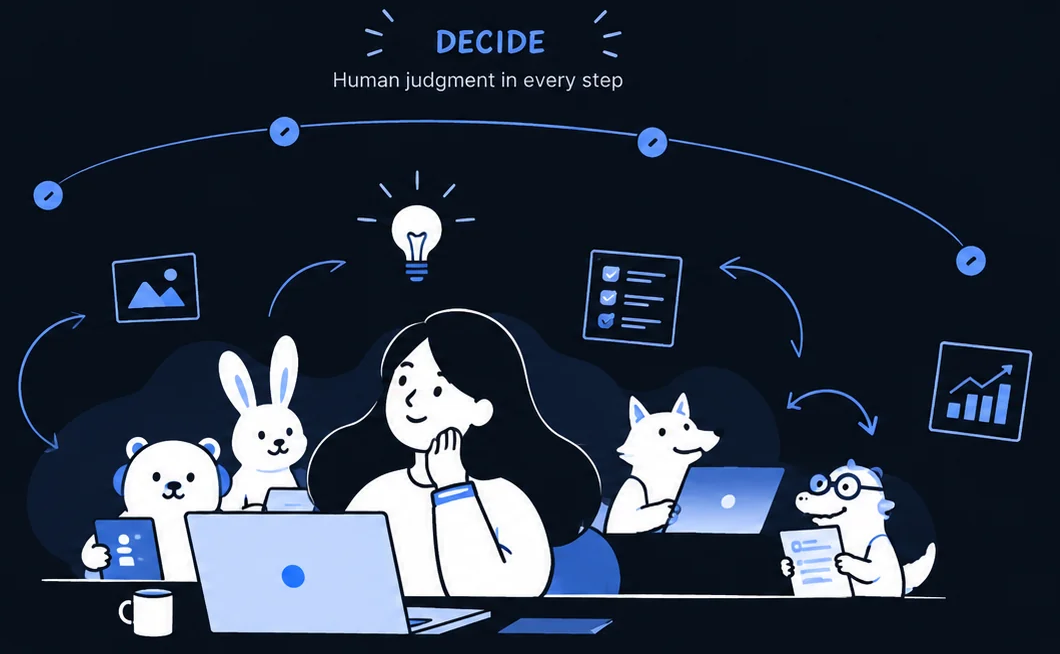
#> input picture prototypes/hiw-pop-b/still.webp, 1060 x 654 px, given in place of STILL.png, which was not available
$ python COLOR_SOURCE_DETAIL.py
#> lines starting #> are read from the running program, lines starting #| are printed output that depends on the picture; after the words box and inside, x2 and y2 are one past the last pixel; in counts of white or black regions, pixels touching at a corner belong together
import numpy as np,json
from PIL import Image
from pathlib import Path
D=Path(__file__).resolve().parent
ref=np.asarray(Image.open(D.parent/'HIW_NO_ZOOM_20261103/REVISION_2/RENDER_FINAL/STILL.png').convert('RGB')).astype(float)
mask=(ref.max(2)-ref.min(2)>50)
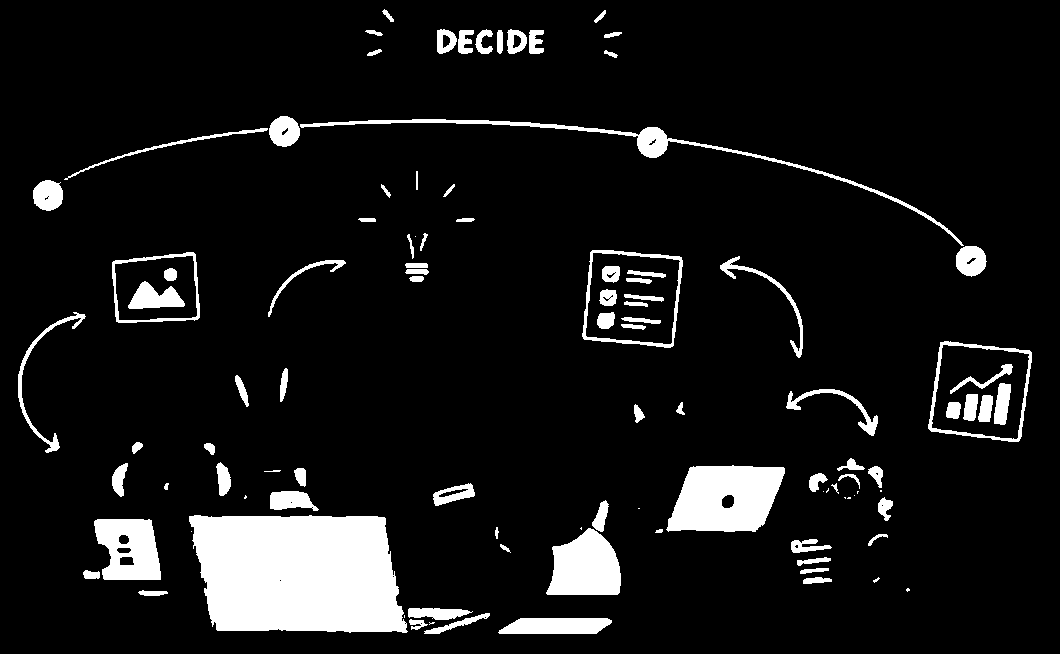
#> mask: shape (654, 1060) bool; 8.9% white; 104 white regions (16 under 20 px), largest, box (x1, y1, x2, y2) and area: (189, 515, 408, 633) 22199, (666, 465, 785, 532) 6090, (546, 528, 621, 595) 3730
for dy,dx in [(-1,0),(1,0),(0,-1),(0,1)]:mask &= (np.abs(ref-np.roll(ref,(dy,dx),(0,1))).max(2)<3)
#> this loop made 4 passes
#> pass 1, `for dy,dx in [(-1,0),(1,0),(0,-1),(0,1)]:mask &= (np.abs(ref-np.roll(r..`:
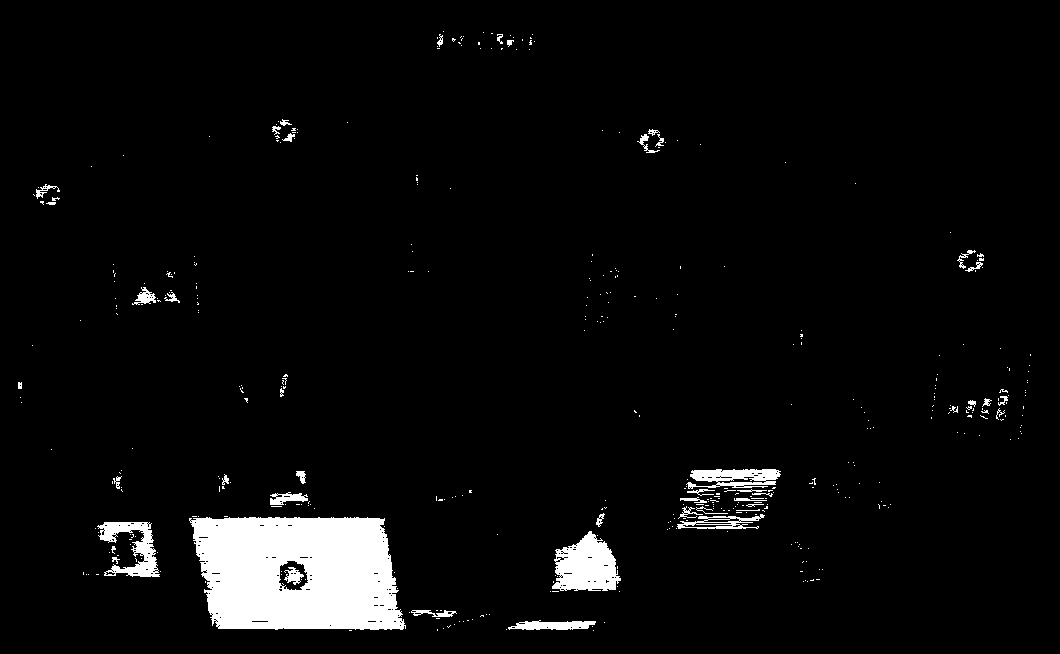
#> mask: shape (654, 1060) bool; 4.4% white; 432 white regions (386 under 20 px), largest, box (x1, y1, x2, y2) and area: (189, 517, 406, 630) 20406, (552, 531, 621, 591) 2752, (97, 522, 160, 577) 1522
#> pass 2, `for dy,dx in [(-1,0),(1,0),(0,-1),(0,1)]:mask &= (np.abs(ref-np.roll(r..`:
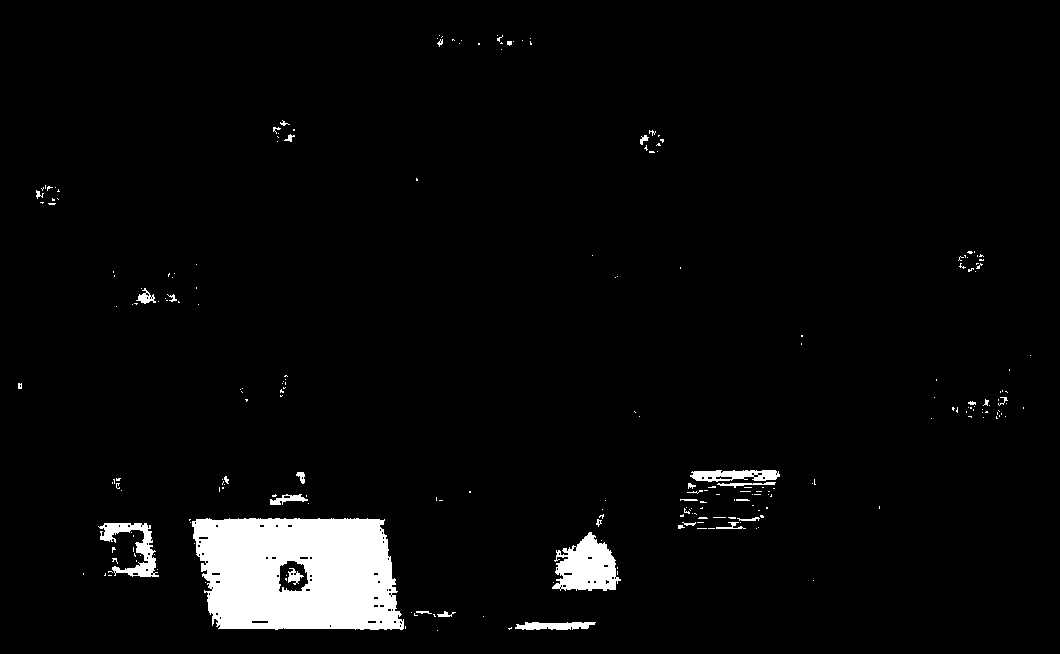
#> mask: shape (654, 1060) bool; 3.9% white; 239 white regions (205 under 20 px), largest, box (x1, y1, x2, y2) and area: (192, 518, 404, 630) 19908, (552, 532, 621, 591) 2550, (98, 523, 159, 577) 1227
#> pass 3, `for dy,dx in [(-1,0),(1,0),(0,-1),(0,1)]:mask &= (np.abs(ref-np.roll(r..`:
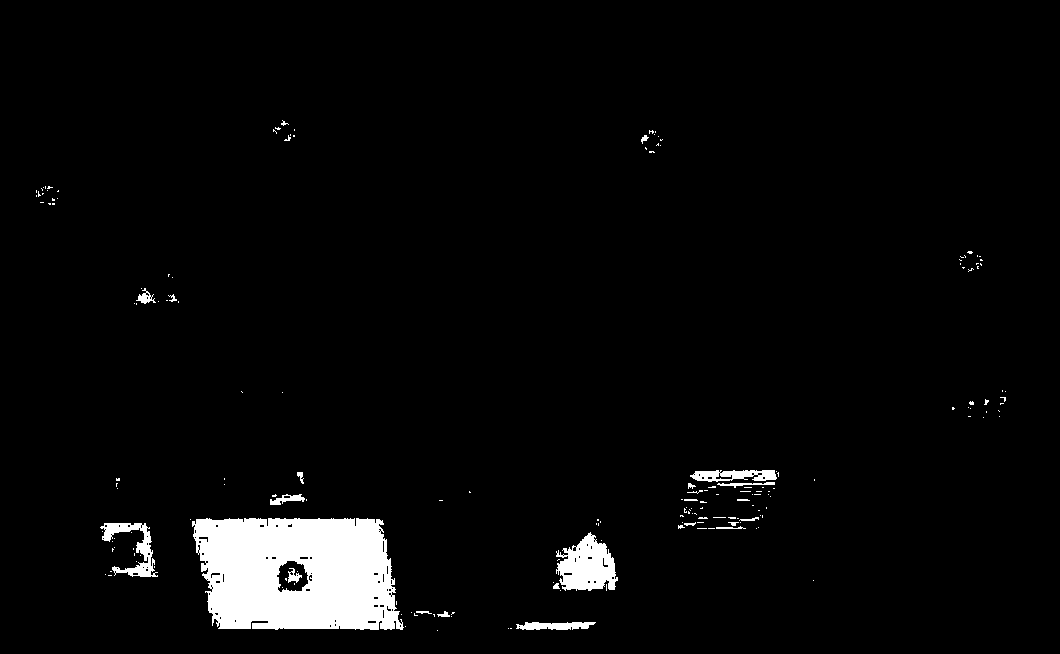
#> mask: shape (654, 1060) bool; 3.7% white; 184 white regions (161 under 20 px), largest, box (x1, y1, x2, y2) and area: (192, 518, 404, 630) 19595, (556, 532, 618, 591) 2345, (100, 523, 158, 577) 1086
#> after the loop:
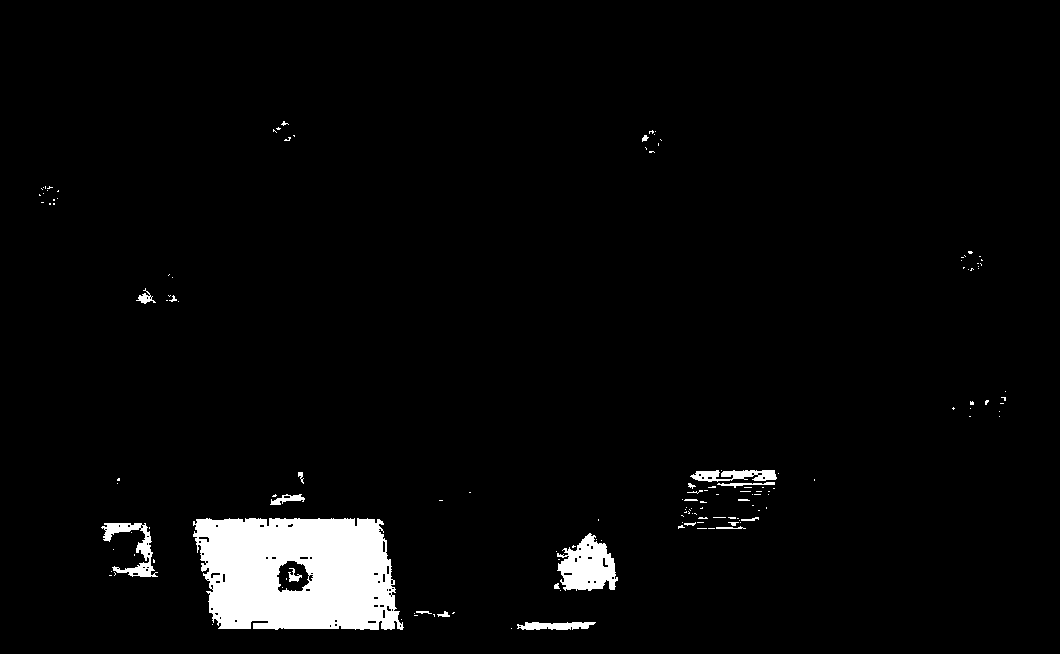
#> mask: shape (654, 1060) bool; 3.6% white; 146 white regions (123 under 20 px), largest, box (x1, y1, x2, y2) and area: (193, 518, 404, 630) 19347, (557, 533, 618, 591) 2242, (101, 523, 158, 577) 1002
result={'chromatic_flat_pixel_count':int(mask.sum()),'chromatic_flat_definition':'RGB span >50; all four adjacent pixels differ by <3 in each channel','source_candidates':[]}
for p in sorted(D.glob('SOURCE_*.png')):
 a=np.asarray(Image.open(p)).astype(float)
 result['source_candidates'].append(dict(file=p.name,rgb_mae=np.abs(a-ref)[mask].mean(0).tolist(),rgb_mean_delta=(a-ref)[mask].mean(0).tolist()))
#> (the run stopped early here; a loop or call above may not have finished)
